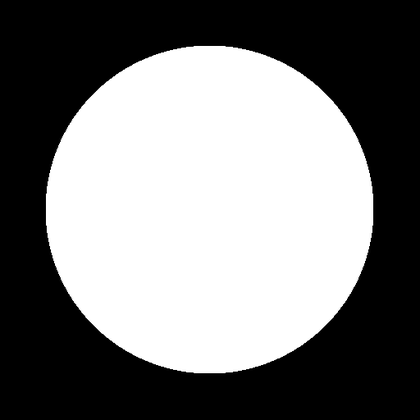
%> input picture Silouette_Recons/recon1/circle.tif, 420 x 420 px, shrunk from 512 x 512 before the run
$ octave recon4.m   (GNU Octave 9; MATLAB toolbox functions it lacks are replaced by stand-ins)
%> lines starting %> are read from the running program, lines starting %| are printed output that depends on the picture; in (x1, y1, x2, y2) boxes, pixels count from 0 and x2, y2 are one past the last pixel; in counts of white or black regions, pixels touching at a corner belong together; the program's own positions count from 1
close all;
clear
%多张图的重构
info=imfinfo('silouette_aligned.tif');
num_img=numel(info);
X=100;
Y=100;
Z=100;
dX=X/2;
dY=Y/2;
dZ=Z/2;
theta=pi/num_img;
recon=ones(X,Y,Z);

img=im2double(imread('circle.tif'));
%> img: size 420x420 double; min 0, max 1, mean 0.479
img=(img==1);
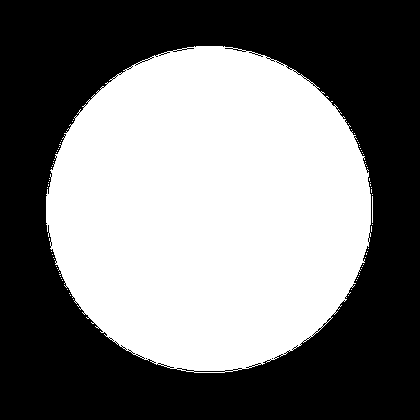
%> img: size 420x420 logical; 47.1% white; 69 white regions (67 under 20 px), largest, box (x1, y1, x2, y2) and area: (46, 46, 371, 373) 82905, (372, 196, 373, 223) 27
[m,n]=size(img);
%> m = 420; n = 420
rowq=linspace(1,m,100);
%> rowq = 100 values from 1 to 420
colq=linspace(1,n,100);
%> colq = 100 values from 1 to 420
[rowq,colq]=meshgrid(rowq,colq);

%create image stack
img_stack=zeros(m,n,num_img);
for z=1:num_img
    img_stack(:,:,z)=img;
end

for i=1:num_img
    %一些初始化工作
    img1=img_stack(:,:,i);%从img_stack里取出一张图片


    %从三维矩阵中取出单张图片，得到旋转过后图片的大小,目的是得到三维矩阵的大小
    recon_tmp=zeros(X,Y,Z);%用这个三维矩阵单张图片的visual hull重构

    for x=1:X
        temp_img=zeros(Y,Z);
        temp_img(:,:)=recon(x,:,:);
        temp_img=imrotate(temp_img,theta*180/pi,'crop');
        recon_tmp(x,:,:)=temp_img;
    end

    img2=interp2(img1,rowq',colq','nearest');

    for z=1:Z
        recon_tmp(:,:,z)=recon_tmp(:,:,z) & img2;
    end
    recon=recon_tmp;
end
%> this loop made 1 pass
%> pass 1, `img2=interp2(img1,rowq',colq','nearest');`:
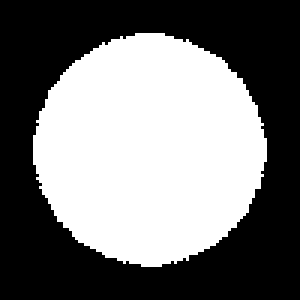
%> img2: size 100x100 double (shown 3 times larger); values 0 (black) and 1 (white), 46.5% white; 1 white region, box (x1, y1, x2, y2) and area: (11, 11, 89, 89) 4646
%> after the loop: temp_img: size 100x100 double; every value is 1

%显示，visualization
figure;
set(gca,'projection','perspective');
title('Demo of visual hull');
axis equal;
grid on;
xlabel('x');
ylabel('y');
zlabel('z');
hold on;
%Y=ceil(sqrt(Y^2+Z^2));
[xMesh, yMesh, zMesh] = meshgrid(1:Y,1:X,1:Z);
pt = patch(isosurface(xMesh, yMesh, zMesh, recon, 0.5));
isonormals(xMesh, yMesh, zMesh, recon, pt);
set(pt,'FaceColor','red','EdgeColor','none');
daspect([1 1 1]);
camlight;
lighting gouraud;

view(-90,90);
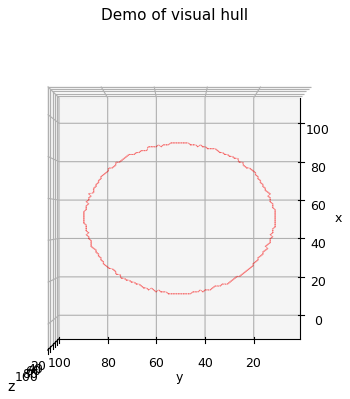
%> figure redrawn from the program's plot data
